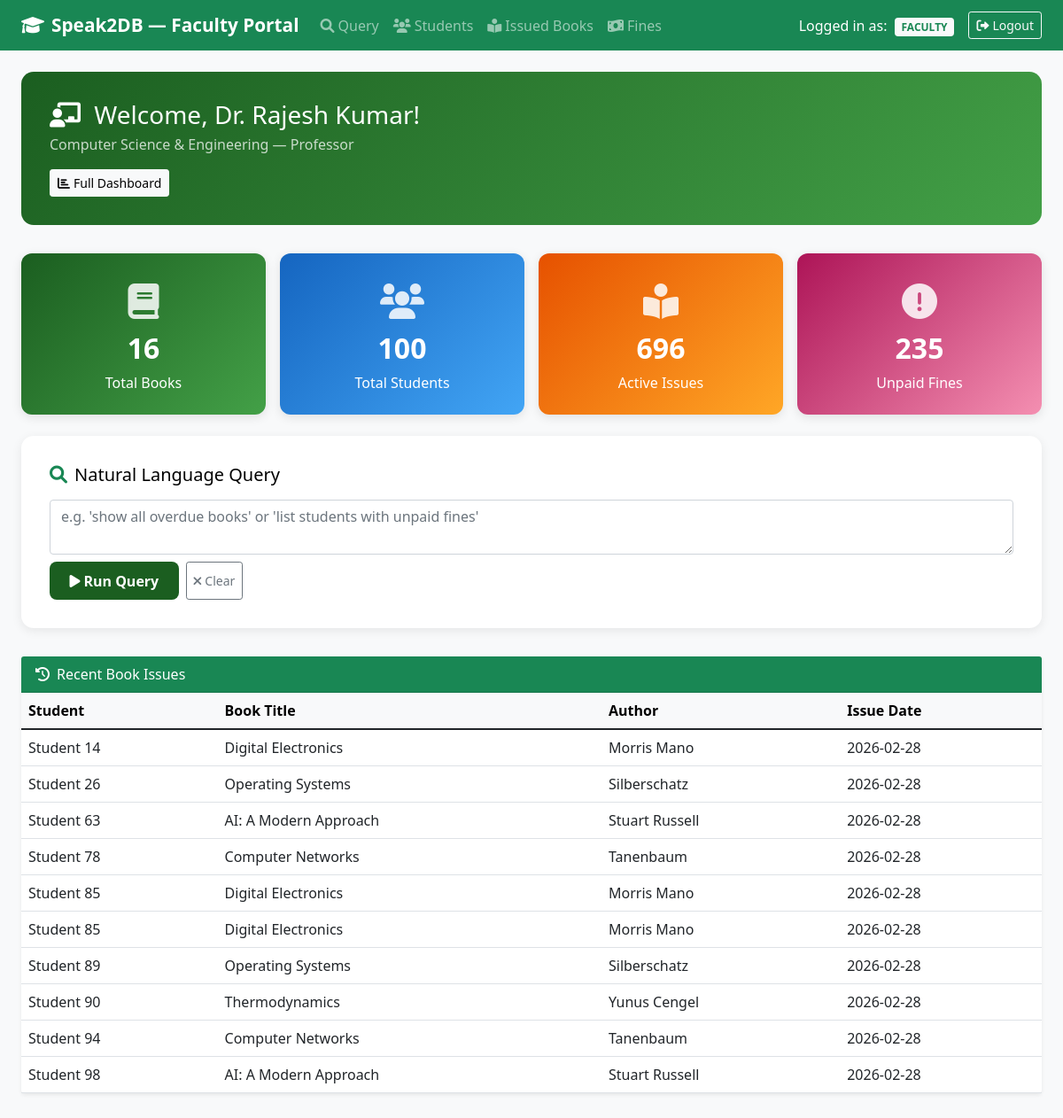
Screenshot of /faculty_dashboard (signed in) with the database file from the repository.
### tables this page shows
CREATE TABLE Faculty (
        id INTEGER PRIMARY KEY AUTOINCREMENT,
        name TEXT NOT NULL,
        department TEXT NOT NULL,
        designation TEXT NOT NULL,
        email TEXT UNIQUE NOT NULL,
        phone TEXT,
        specialization TEXT
    );

CREATE TABLE Issued (
        id INTEGER PRIMARY KEY AUTOINCREMENT,
        student_id INTEGER NOT NULL,
        book_id INTEGER NOT NULL,
        issue_date TEXT NOT NULL,
        due_date TEXT NOT NULL,
        return_date TEXT,
        status TEXT DEFAULT 'Issued',
        FOREIGN KEY (student_id) REFERENCES Students(id) ON DELETE CASCADE,
        FOREIGN KEY (book_id) REFERENCES Books(id) ON DELETE CASCADE
    );

CREATE TABLE Students (
        id INTEGER PRIMARY KEY AUTOINCREMENT,
        roll_number TEXT UNIQUE NOT NULL,
        name TEXT NOT NULL,
        branch TEXT NOT NULL,
        year TEXT NOT NULL,
        email TEXT UNIQUE NOT NULL,
        phone TEXT NOT NULL,
        role TEXT DEFAULT 'Student',
        gpa REAL DEFAULT 0.0,
        attendance INTEGER DEFAULT 0,
        created_date TEXT DEFAULT CURRENT_TIMESTAMP
    );

CREATE TABLE Books (
        id INTEGER PRIMARY KEY AUTOINCREMENT,
        title TEXT NOT NULL,
        author TEXT NOT NULL,
        category TEXT NOT NULL,
        publisher_id INTEGER,
        total_copies INTEGER NOT NULL DEFAULT 1,
        available_copies INTEGER NOT NULL DEFAULT 1,
        FOREIGN KEY (publisher_id) REFERENCES Publishers(id)
    );

### routes/dashboard.py (the view)
@dashboard_bp.route("/faculty_dashboard")
@require_roles("Faculty", "Librarian", "Administrator")
def faculty_dashboard():
    role = session.get("role")
    logger.debug("faculty_dashboard accessed by role: %s", role)
    user_id = session["user_id"]
    faculty_info = None
    recent_issues = []
    try:
        conn = get_db_connection(MAIN_DB)
        faculty_info = conn.execute(
            "SELECT * FROM Faculty WHERE email = ? OR name = ? LIMIT 1",
            (user_id, user_id),
        ).fetchone()
        if faculty_info is None:
            faculty_info = conn.execute("SELECT * FROM Faculty LIMIT 1").fetchone()
        recent_issues = conn.execute(
            """SELECT i.*, b.title, b.author, s.name as student_name
               FROM Issued i
               JOIN Books b ON i.book_id = b.id
               JOIN Students s ON i.student_id = s.id
               ORDER BY i.issue_date DESC LIMIT 10"""
        ).fetchall()
        conn.close()
    except Exception as exc:
        logger.error("faculty_dashboard DB error: %s", exc)
    stats = get_library_stats()
    return render_template(
        "faculty_dashboard.html",
        role=role,
        user=user_id,
        faculty_info=faculty_info,
        stats=stats,
        recent_issues=recent_issues,
    )

### app.py (called while the page is built)
@app.context_processor
def inject_user():
    if "user_id" in session:
        return {
            "current_user": {
                "username": session["user_id"],
                "role": session.get("role", "Student"),
            },
            "user_role": session.get("role", "Student"),
        }
    return {}

    @app.after_request
    def add_security_headers(response):
        return apply_security_headers(response)

### db/connection.py (called while the page is built)
def get_db_connection(db_path: str) -> sqlite3.Connection:
    conn = sqlite3.connect(db_path)
    conn.row_factory = sqlite3.Row
    conn.execute(f"PRAGMA busy_timeout = {SQLITE_BUSY_TIMEOUT_MS}")
    return conn

### security_layers.py (called while the page is built)
def apply_security_headers(response):
    headers = security.get_security_headers()
    for header, value in headers.items():
        response.headers[header] = value
    return response

### utils/helpers.py (called while the page is built)
def get_library_stats() -> dict:
    try:
        conn = get_db_connection(MAIN_DB)
        total_books = conn.execute("SELECT COUNT(*) as cnt FROM Books").fetchone()["cnt"]
        total_students = conn.execute(
            "SELECT COUNT(*) as cnt FROM Students"
        ).fetchone()["cnt"]
        active_issues = conn.execute(
            "SELECT COUNT(*) as cnt FROM Issued WHERE return_date IS NULL"
        ).fetchone()["cnt"]
        unpaid_fines = conn.execute(
            "SELECT COUNT(*) as cnt FROM Fines WHERE status = 'Unpaid'"
        ).fetchone()["cnt"]
        conn.close()
        return {
            "total_books": total_books,
            "total_students": total_students,
            "active_issues": active_issues,
            "unpaid_fines": unpaid_fines,
        }
    except Exception as exc:
        logger.error("get_library_stats DB error: %s", exc)
        return {}

### templates/faculty_dashboard.html (shortened to what this page needs)
<!DOCTYPE html>
<html lang="en">
<head>
    <link href="https://cdn.jsdelivr.net/npm/bootstrap@5.1.3/dist/css/bootstrap.min.css" rel="stylesheet">
    <link href="https://cdnjs.cloudflare.com/ajax/libs/font-awesome/6.0.0/css/all.min.css" rel="stylesheet">
</head>
<body>
    <nav class="navbar navbar-expand-lg navbar-dark bg-success">
        <div class="container-fluid px-4">
            <a class="navbar-brand" href="{{ url_for('faculty_dashboard_route') }}">
                <i class="fas fa-graduation-cap me-2"></i>Speak2DB — Faculty Portal
            </a>
            <div class="navbar-collapse" id="navbarNav">
                <ul class="navbar-nav me-auto">
                    <li class="nav-item">
                        <a class="nav-link" href="{{ url_for('index') }}">
                            <i class="fas fa-search me-1"></i>Query
                        </a>
                    </li>
                    <li class="nav-item">
                        <a class="nav-link" href="{{ url_for('views.students_view') }}">
                            <i class="fas fa-users me-1"></i>Students
                        </a>
                    </li>
                    <li class="nav-item">
                        <a class="nav-link" href="{{ url_for('views.issued_books_view') }}">
                            <i class="fas fa-book-reader me-1"></i>Issued Books
                        </a>
                    </li>
                    <li class="nav-item">
                        <a class="nav-link" href="{{ url_for('views.fines_view') }}">
                            <i class="fas fa-money-bill-wave me-1"></i>Fines
                        </a>
                    </li>
                </ul>
                <div class="ms-auto d-flex align-items-center gap-3">
                    <span class="text-white">
                        Logged in as:
                        <span class="badge bg-light text-success ms-1">{{ role|upper }}</span>
                    </span>
                    <a href="{{ url_for('logout') }}" class="btn btn-outline-light btn-sm">
                        <i class="fas fa-sign-out-alt me-1"></i>Logout
                    </a>
                </div>
            </div>
        </div>
    </nav>
    <div class="container-fluid px-4 py-4">
        <div class="welcome-banner">
            <h3 class="mb-1">
                <i class="fas fa-chalkboard-teacher me-2"></i>
                Welcome, {% if faculty_info %}{{ faculty_info['name'] }}{% else %}{{ user }}{% endif %}!
            </h3>
            {% if faculty_info %}
            <p class="mb-0 opacity-75">
                {{ faculty_info['department'] }} — {{ faculty_info['designation'] }}
            </p>
            {% endif %}
            <div class="mt-3">
                <button class="btn btn-light btn-sm fw-semibold" onclick="loadFullDashboard()">
                    <i class="fas fa-chart-bar me-1"></i>Full Dashboard
                </button>
            </div>
        </div>
        <div class="row g-3 mb-4">
            <div class="col-md-3">
                <div class="card stat-card text-white" style="background:linear-gradient(135deg,#1b5e20,#43a047)">
                    <div class="card-body text-center">
                        <div class="stat-icon"><i class="fas fa-book"></i></div>
                        <h2 class="fw-bold mt-1">{{ stats.get('total_books', 0) }}</h2>
                        <p class="mb-0">Total Books</p>
                    </div>
                </div>
            </div>
            <div class="col-md-3">
                <div class="card stat-card text-white" style="background:linear-gradient(135deg,#1565c0,#42a5f5)">
                    <div class="card-body text-center">
                        <div class="stat-icon"><i class="fas fa-users"></i></div>
                        <h2 class="fw-bold mt-1">{{ stats.get('total_students', 0) }}</h2>
                        <p class="mb-0">Total Students</p>
                    </div>
                </div>
            </div>
            <div class="col-md-3">
                <div class="card stat-card text-white" style="background:linear-gradient(135deg,#e65100,#ffa726)">
                    <div class="card-body text-center">
                        <div class="stat-icon"><i class="fas fa-book-reader"></i></div>
                        <h2 class="fw-bold mt-1">{{ stats.get('active_issues', 0) }}</h2>
                        <p class="mb-0">Active Issues</p>
                    </div>
                </div>
            </div>
            <div class="col-md-3">
                <div class="card stat-card text-white" style="background:linear-gradient(135deg,#ad1457,#f48fb1)">
                    <div class="card-body text-center">
                        <div class="stat-icon"><i class="fas fa-exclamation-circle"></i></div>
                        <h2 class="fw-bold mt-1">{{ stats.get('unpaid_fines', 0) }}</h2>
                        <p class="mb-0">Unpaid Fines</p>
                    </div>
                </div>
            </div>
        </div>
        <div class="query-section" id="query-section">
            <h5 class="mb-3"><i class="fas fa-search me-2 text-success"></i>Natural Language Query</h5>
            <div class="input-group mb-2">
                <textarea id="queryInput" class="form-control" rows="2"
                    placeholder="e.g. 'show all overdue books' or 'list students with unpaid fines'"></textarea>
            </div>
            <div class="d-flex gap-2 mt-2">
                <button id="queryBtn" class="btn btn-run" onclick="submitQuery()">
                    <i class="fas fa-play me-1"></i>Run Query
                </button>
                <button class="btn btn-outline-secondary btn-sm" onclick="clearQuery()">
                    <i class="fas fa-times me-1"></i>Clear
                </button>
            </div>
        </div>
        <div class="card border-0 shadow-sm mb-4">
            <div class="card-header bg-success text-white">
                <i class="fas fa-history me-2"></i>Recent Book Issues
            </div>
            <div class="card-body p-0">
                <div class="table-responsive">
                    <table class="table table-hover mb-0">
                        <thead class="table-light">
                            <tr>
                                <th>Student</th>
                                <th>Book Title</th>
                                <th>Author</th>
                                <th>Issue Date</th>
                            </tr>
                        </thead>
                        <tbody>
                        {% for issue in recent_issues %}
                            <tr>
                                <td>{{ issue['student_name'] }}</td>
                                <td>{{ issue['title'] }}</td>
                                <td>{{ issue['author'] }}</td>
                                <td>{{ issue['issue_date'] }}</td>
                            </tr>
                        {% else %}
                            <tr><td colspan="4" class="text-center text-muted py-3">No recent issues</td></tr>
                        {% endfor %}
                        </tbody>
                    </table>
                </div>
            </div>
        </div>
    </div>
</body>
</html>

### templates/faculty_dashboard.html (style rules this page uses)
body { background-color: #f8f9fa; color: #000; }
.navbar-brand { font-weight: 700; font-size: 1.3rem; }
.welcome-banner { background: linear-gradient(135deg, #1b5e20 0%, #43a047 100%); color: white; border-radius: 14px; padding: 2rem; margin-bottom: 2rem; }
.stat-card { border: none; border-radius: 12px; box-shadow: 0 3px 12px rgba(0,0,0,.1); transition: transform .2s; }
.stat-card .card-body { padding: 1.5rem; }
.stat-icon { font-size: 2.5rem; opacity: .85; }
.query-section { background: white; border-radius: 14px; box-shadow: 0 3px 12px rgba(0,0,0,.08); padding: 2rem; margin-bottom: 2rem; }
.btn-run { background: #1b5e20; color: white; border: none; border-radius: 8px; padding: .6rem 1.4rem; font-weight: 600; cursor: pointer; }

### rows the page displays
Faculty: name "Dr. Rajesh Kumar", department "Computer Science & Engineering", designation "Professor"
Issued: student_name "Student 14", title "Digital Electronics", author "Morris Mano", issue_date "2026-02-28"
Issued: student_name "Student 26", title "Operating Systems", author "Silberschatz", issue_date "2026-02-28"
Issued: student_name "Student 63", title "AI: A Modern Approach", author "Stuart Russell", issue_date "2026-02-28"
Issued: student_name "Student 78", title "Computer Networks", author "Tanenbaum", issue_date "2026-02-28"
Issued: student_name "Student 85", title "Digital Electronics", author "Morris Mano", issue_date "2026-02-28"
Issued: student_name "Student 85", title "Digital Electronics", author "Morris Mano", issue_date "2026-02-28"
Issued: student_name "Student 89", title "Operating Systems", author "Silberschatz", issue_date "2026-02-28"
Issued: student_name "Student 90", title "Thermodynamics", author "Yunus Cengel", issue_date "2026-02-28"
Issued: student_name "Student 94", title "Computer Networks", author "Tanenbaum", issue_date "2026-02-28"
Issued: student_name "Student 98", title "AI: A Modern Approach", author "Stuart Russell", issue_date "2026-02-28"

### other values shown
{{ role|upper }} "FACULTY"
{{ stats.get('total_books', 0) }} "16"
{{ stats.get('total_students', 0) }} "100"
{{ stats.get('active_issues', 0) }} "696"
{{ stats.get('unpaid_fines', 0) }} "235"
